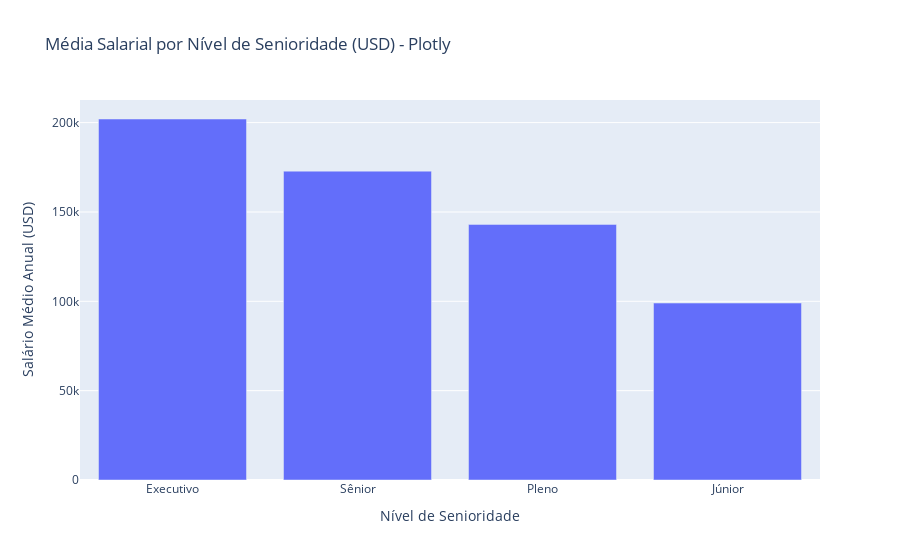

The code cell stored with this chart in its notebook:
### Code cell
df_media_senioridade = df_limpo.groupby('nivel_experiencia')['salario_em_usd'].mean().sort_values(ascending=False).reset_index()

fig = px.bar(
    df_media_senioridade,
    x='nivel_experiencia',
    y='salario_em_usd',
    title='Média Salarial por Nível de Senioridade (USD) - Plotly',
    labels={
        'nivel_experiencia': 'Nível de Senioridade',
        'salario_em_usd': 'Salário Médio Anual (USD)'
    }
)
fig.update_layout(xaxis={'categoryorder':'array', 'categoryarray':df_media_senioridade['nivel_experiencia']})
fig

### Figure 1 — Plotly figure (JSON) as saved in the notebook; plotly's stock layout.template omitted (floating-point values rounded to 4 significant figures)
{"data": [{"alignmentgroup": "True", "hovertemplate": "Nível de Senioridade=%{x}<br>Salário Médio Anual (USD)=%{y}<extra></extra>", "legendgroup": "", "marker": {"color": "#636efa", "pattern": {"shape": ""}}, "name": "", "offsetgroup": "", "orientation": "v", "showlegend": false, "textposition": "auto", "type": "bar", "x": ["Executivo", "Sênior", "Pleno", "Júnior"], "xaxis": "x", "y": [202000.0, 172900.0, 143000.0, 99030.0], "yaxis": "y"}], "layout": {"barmode": "relative", "legend": {"tracegroupgap": 0}, "title": {"text": "Média Salarial por Nível de Senioridade (USD) - Plotly"}, "xaxis": {"anchor": "y", "categoryarray": ["Executivo", "Sênior", "Pleno", "Júnior"], "categoryorder": "array", "domain": [0, 1], "title": {"text": "Nível de Senioridade"}}, "yaxis": {"anchor": "x", "domain": [0, 1], "title": {"text": "Salário Médio Anual (USD)"}}}}
